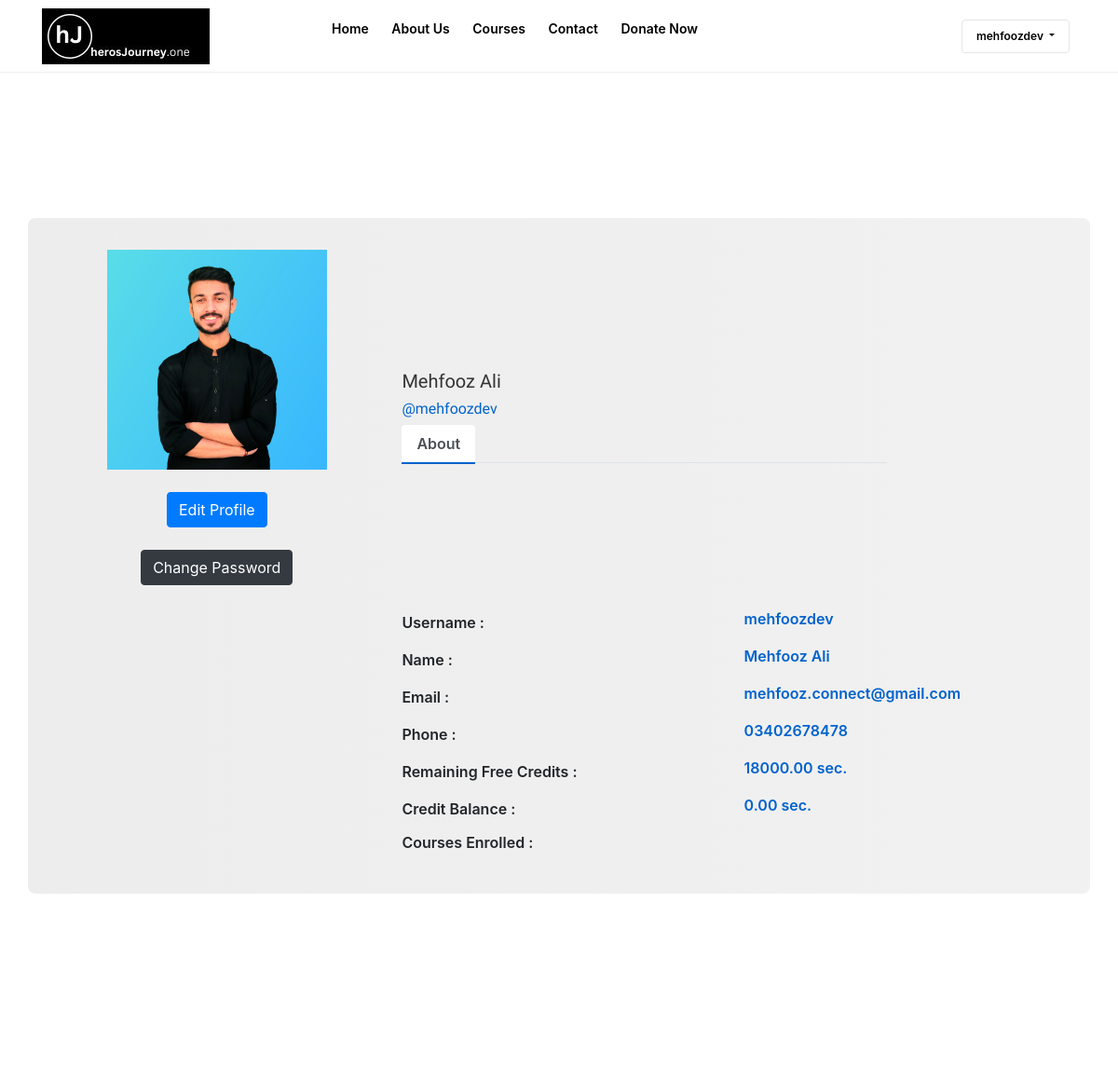
/custom_accounts/profile/7/ (signed in, upper part), run on an earlier commit of the app's database.
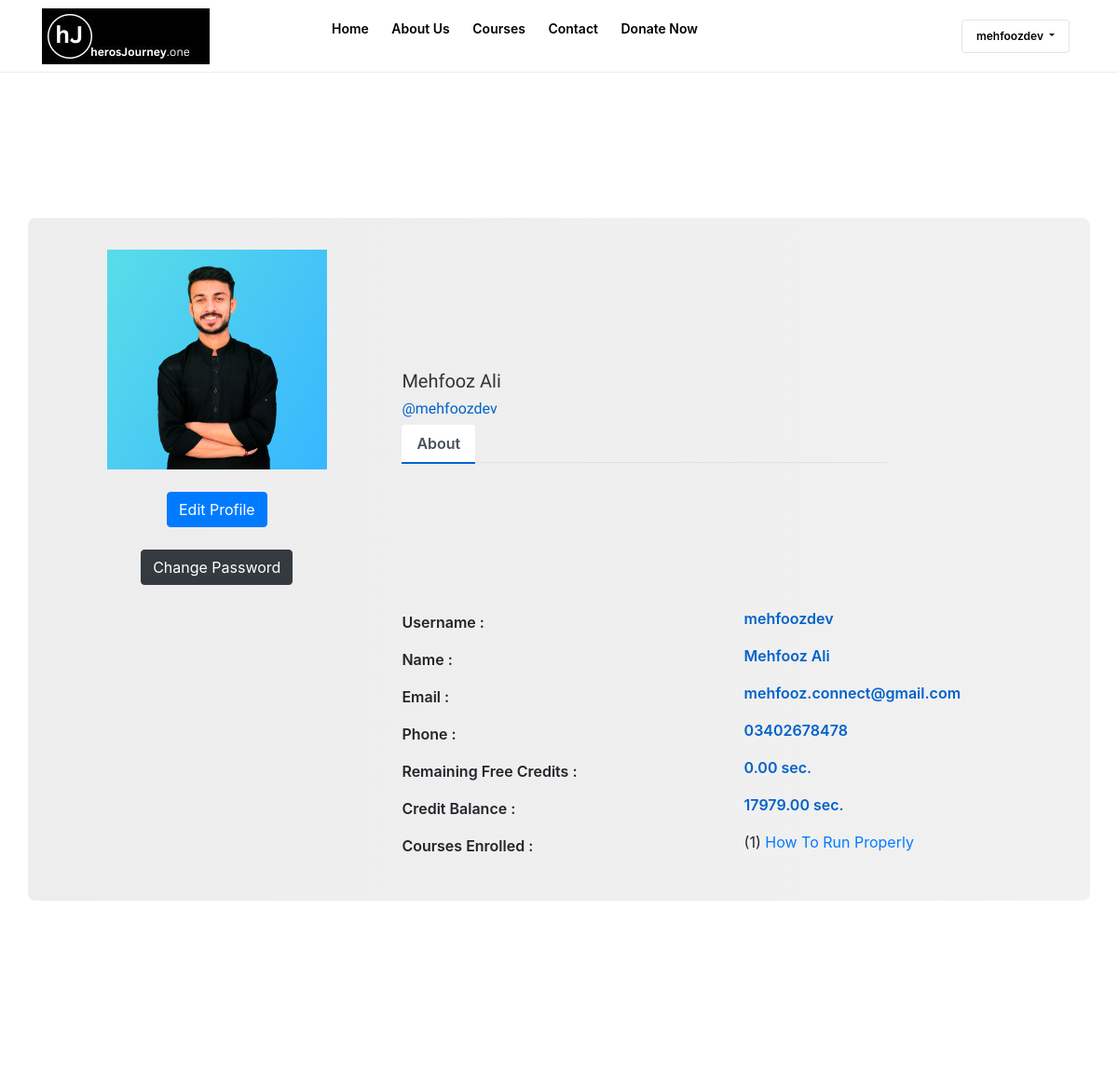
And on a later commit of the database.
### base/models.py (models this page shows, shortened)
class UserProfile(models.Model):
    user = models.OneToOneField(User, on_delete=models.CASCADE)  # OneToOneField instead of ForeignKey
    course = models.ManyToManyField(Course ,  blank=True)
    date = models.DateTimeField(auto_now_add=True)
    credits = models.DecimalField(max_digits=8, decimal_places=2, default=0)
    free_credits = models.DecimalField(max_digits=8, decimal_places=2, default=18000)  # 5 hours in seconds

class Course(models.Model):
    CATEGORY_CHOICES = (
        ('computer-science', 'Computer Science'),
        ('data-science', 'Data science'),
        ('engineering', 'Engineering'),
        ('web-development', 'Web Development'),
        ('architecture', 'Architecture'),
        ('training', 'Training')
    )
    SUB_CATEGORY_CHOICES = (
        ('ml', 'Machine Learning'),
        ('data_science', 'Data Science'),
        ('python', 'Python'),
        ('javascript', 'JavaScript'),
        ('php', 'PHP'),
        ('django', 'Django'),
        ('html', 'HTML'),
        ('reactjs', 'React JS'),
        ('front-end', 'Front-End'),
        ('back-end', 'Back-End'),
        ('running', 'Running'),
        ('gym', 'GYM'),
    )
    id = models.AutoField(primary_key=True)
    name = models.CharField(max_length = 50 , null = False)
    slug = models.CharField(max_length = 50 , null = False , unique = True)
    description = models.TextField( null = True)
    price = models.IntegerField(null=False,default = 0, blank=True)
    discount = models.IntegerField(null=False ,blank=True, default = 0)
    active = models.BooleanField(default = False)
    category = models.CharField(max_length=255, choices=CATEGORY_CHOICES, default='',  blank=True)
    sub_category = models.CharField(max_length=255, choices=SUB_CATEGORY_CHOICES, default='', null=True, blank=True)
    thumbnail = models.ImageField(upload_to = "files/thumbnail")
    date = models.DateTimeField(auto_now_add= True)
    resource = models.FileField(upload_to = "files/resource", blank=True, null=True)
    length = models.IntegerField(null=False)
    instructor_name = models.CharField(max_length=50, null=True)
    enroll_now_status = models.BooleanField(default=True)

### custom_accounts/views.py (the view)
# urls.py: path('profile/<int:pk>/', views.userProfile, name='user-profile'),
@login_required
def userProfile(request, pk):
    if request.user.is_authenticated and request.user.pk == pk:
        user = request.user
        user_profile, created = UserProfile.objects.get_or_create(user=request.user)
        enrolled_courses = user_profile.course.all()
        remaining_free_credits = user_profile.free_credits
        credit_balance = user_profile.credits
        if request.method == 'POST':
            form = EditProfileForm(request.POST, request.FILES, instance=request.user)
            form2 = ChangePasswordForm(user, request.POST)
            if form2.is_valid():
                form2.save()
                user_pk = request.user.pk
                messages.success(request, "You have successfully set your password.")
                return redirect(reverse('user-profile', args=[user_pk]))
            else:
                for error in list(form.errors.values()):
                    messages.error(request, error)
            if form.is_valid():
                form.save()
                user_pk = request.user.pk
                messages.success(request, "You have successfully updated profile.")
                return redirect(reverse('user-profile', args=[user_pk]))
        else:
            form = EditProfileForm(instance=request.user)
            form2 = ChangePasswordForm(user)
        context = {
            'user_profile': user_profile,
            'enrolled_courses': enrolled_courses,
            'remaining_free_credits': remaining_free_credits,
            'credit_balance': credit_balance,
            'form': form,
            'form2': form2,
        }
        return render(request, 'base/profile.html', context)
    else:
        return redirect('login')

### base/templates/base/profile.html (shortened to what the changed rows need)
{% extends "base/base.html" %}
{% load static %}
{% block content %}
{% if user.is_authenticated and user == user_profile.user %}
    <main class="main_wrapper">
        <div class="educationarea">
            <div class="container">
                <div class="row">
                    <div class="container emp-profile">
                            <div class="row ">
                                <div class="col-md-4">
                                    <div class="profile-img">
                                        <img src="{% static user.avatar.url %}" alt=""/>
                                    </div>
                                    <div class="text-center my-4">
                                        <button type="button" class="btn btn-primary" data-bs-toggle="modal" data-bs-target="#exampleModal">
                                            Edit Profile
                                        </button>
                                    </div>
                                    <div class="text-center my-4">
                                        <a role="button" class="btn btn-dark" href="{% url 'change_pass_page' %}">
                                            Change Password
                                        </a>
                                    </div>
                                </div>
                                <div class="col-md-6">
                                    <div class="profile-head">
                                        <h5>{{ user.name }}</h5>
                                        <h6>@{{ user.username }}</h6>
                                        <ul class="nav nav-tabs" id="myTab" role="tablist">
                                            <li class="nav-item">
                                                <a class="nav-link active" id="home-tab" data-toggle="tab"
                                                   role="tab" aria-controls="home" aria-selected="true">About</a>
                                            </li>
                                        </ul>
                                    </div>
                                </div>
                            </div>
                            <div class="row">
                                <div class="col-md-8">
                                    <div class="tab-content profile-tab" id="myTabContent">
                                        <div class="tab-pane fade show active" id="home" role="tabpanel"
                                             aria-labelledby="home-tab">
                                            <div class="row">
                                                <div class="col-md-6">
                                                    <label>Username :</label>
                                                </div>
                                                <div class="col-md-6">
                                                    <p>{{ user.username }}</p>
                                                </div>
                                            </div>
                                            <div class="row">
                                                <div class="col-md-6">
                                                    <label>Name :</label>
                                                </div>
                                                <div class="col-md-6">
                                                    <p>{{ user.name }}</p>
                                                </div>
                                            </div>
                                            <div class="row">
                                                <div class="col-md-6">
                                                    <label>Email :</label>
                                                </div>
                                                <div class="col-md-6">
                                                    <p>{{ user.email }}</p>
                                                </div>
                                            </div>
                                            <div class="row">
                                                <div class="col-md-6">
                                                    <label>Phone :</label>
                                                </div>
                                                <div class="col-md-6">
                                                    <p>{{user.phone}}</p>
                                                </div>
                                            </div>
                                            <div class="row">
                                                <div class="col-md-6">
                                                    <label>Remaining Free Credits :</label>
                                                </div>
                                                <div class="col-md-6">
                                                    <p>{{ remaining_free_credits }} sec.</p>
                                                </div>
                                            </div>
                                            <div class="row">
                                                <div class="col-md-6">
                                                    <label>Credit Balance :</label>
                                                </div>
                                                <div class="col-md-6">
                                                    <p>{{ credit_balance }} sec.</p>
                                                </div>
                                            </div>
                                            <div class="row">
                                                <div class="col-md-6">
                                                    <label>Courses Enrolled :</label>
                                                </div>
                                                <div class="col-md-6">
                                                        <ul>
                                                            {% for course in enrolled_courses %}
                                                                <li> ({{forloop.counter}}) <a href="{% url 'course-detail' course.slug %}?lecture={{ course.video_set.first.serial_number }}">{{ course.name }}</a></li>
                                                            {% endfor %}
                                                        </ul>
                                                </div>
                                            </div>
                                        </div>
                                    </div>
                                </div>
                            </div>
                    </div>
                </div>
            </div>
        </div>
    </main>
{% else %}
    <p>Access denied.</p>
{% endif %}
{% endblock content %}

What changed in the data, as far as the page shows it:
changed UserProfile: free_credits "18000.00" → "0.00"; credits "0.00" → "17979.00"
added Course: name "How To Run Properly"
